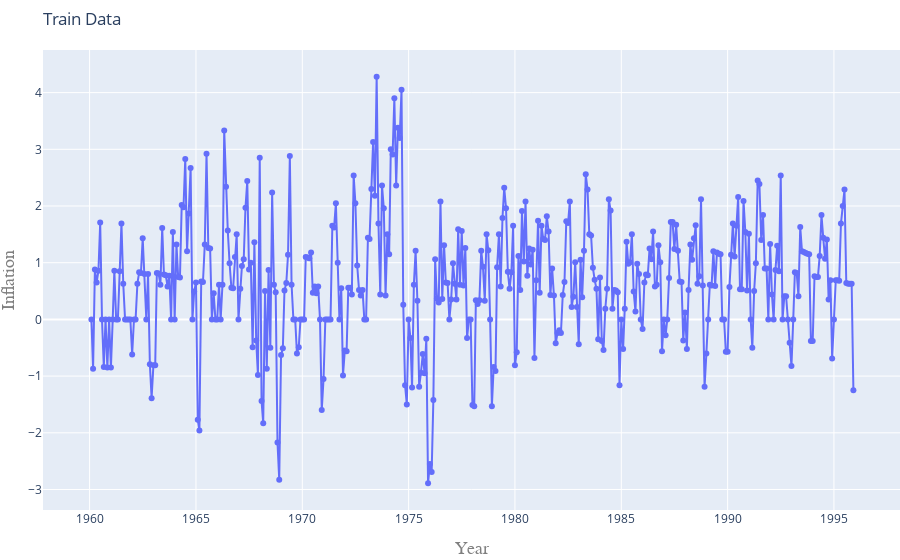

The code cell stored with this chart in its notebook:
### Markdown cell above
### Plotting the Train data

### Code cell
fig= go.Figure()
Train=Train.round(2)
fig.add_trace(go.Scatter(dict(x=Train.observation_date, y=Train.Monthly_Rate, mode='lines+markers')))

fig.update_layout(title=go.layout.Title(
        text="Train Data",
        xref="paper",x=0),
    margin=dict(l=10, r=0, t=50, b=50),
    xaxis=go.layout.XAxis(title=go.layout.xaxis.Title(text="Year",font=dict(
                family="Courier New, monospace",
                size=18,
                color="#7f7f7f"))),
    yaxis=go.layout.YAxis(title=go.layout.yaxis.Title(text="Inflation",font=dict(
                family="Courier New, monospace",
                size=18,
                color="#7f7f7f"))))

fig.show()

### Figure 1 — Plotly figure (JSON) as saved in the notebook; plotly's stock layout.template omitted (floating-point values rounded to 4 significant figures; data arrays with more than 128 entries replaced by an {"elided": "..."} marker saying what was removed)
{"data": [{"mode": "lines+markers", "type": "scatter", "x": {"elided": "432 str values"}, "y": {"elided": "432 float values"}}], "layout": {"margin": {"b": 50, "l": 10, "r": 0, "t": 50}, "title": {"text": "Train Data", "x": 0, "xref": "paper"}, "xaxis": {"title": {"font": {"color": "#7f7f7f", "family": "Courier New, monospace", "size": 18}, "text": "Year"}}, "yaxis": {"title": {"font": {"color": "#7f7f7f", "family": "Courier New, monospace", "size": 18}, "text": "Inflation"}}}}
